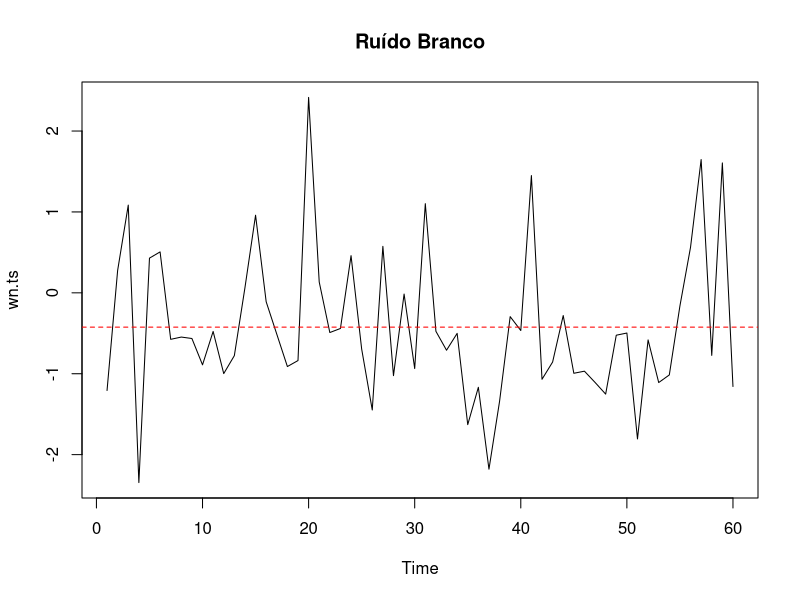
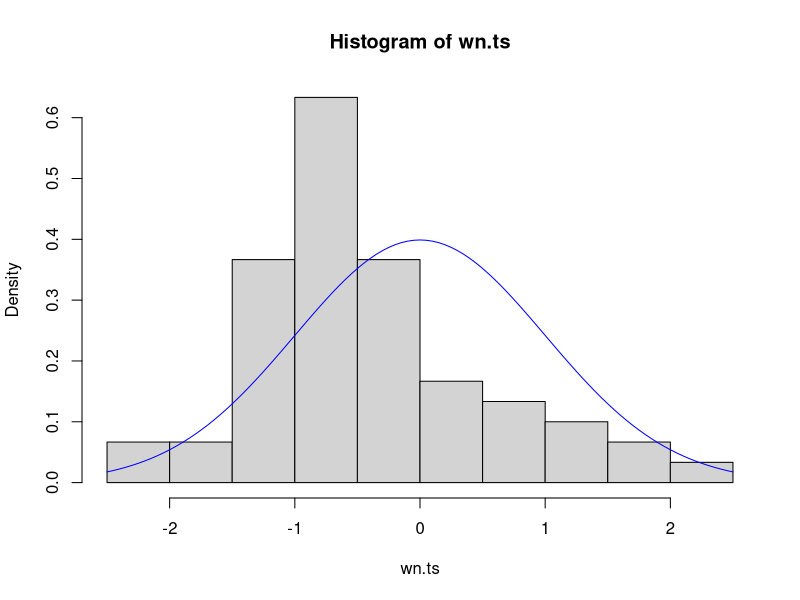
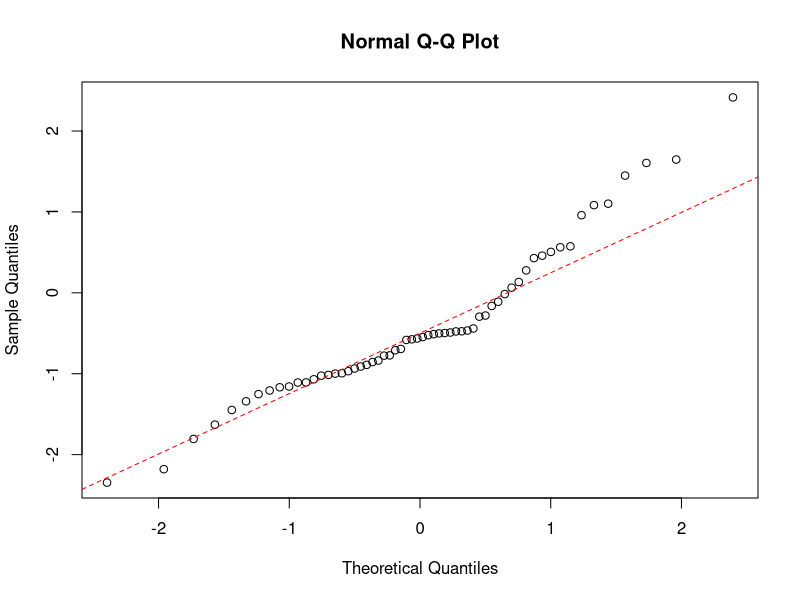
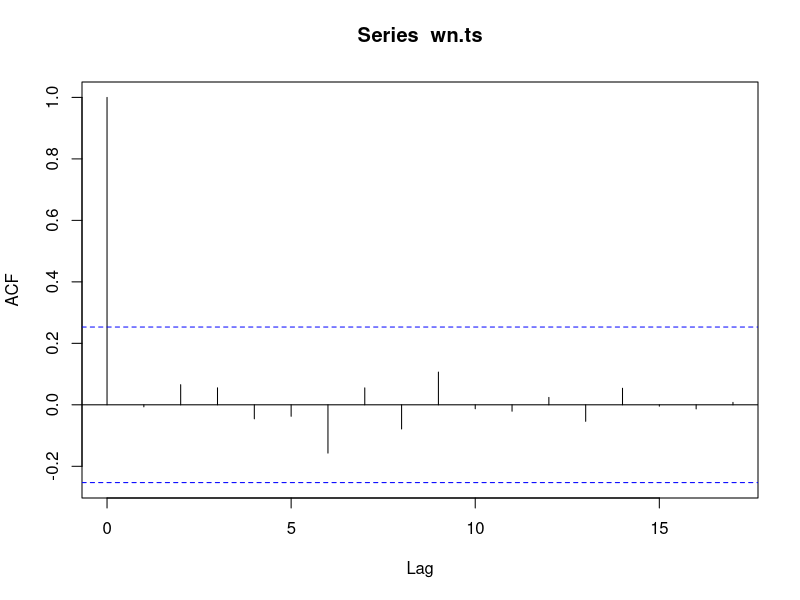
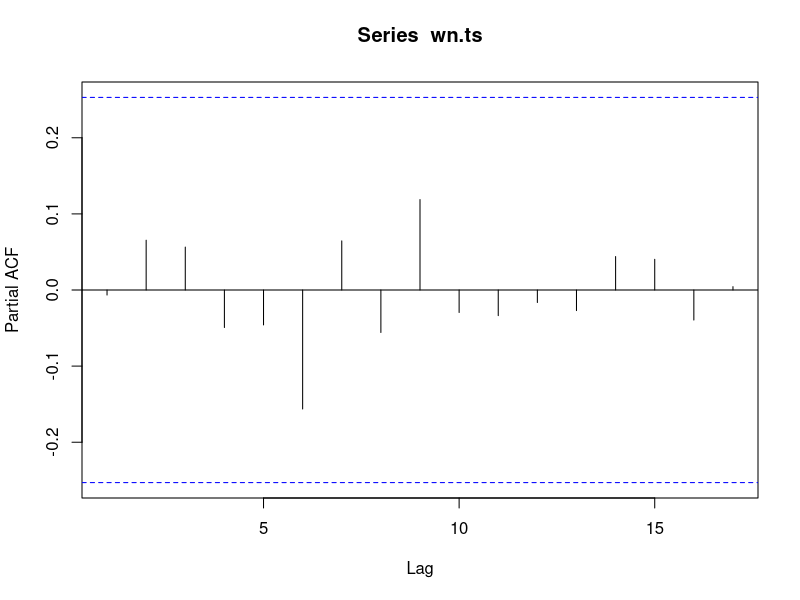
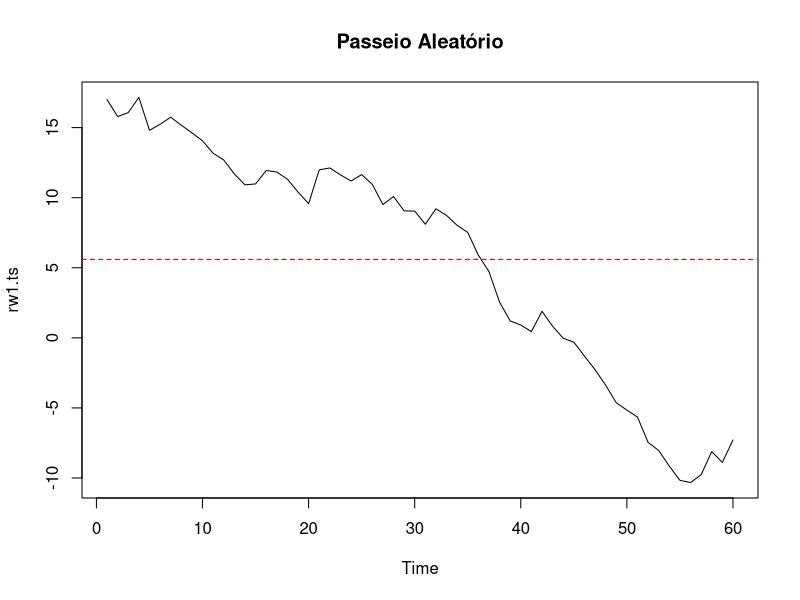
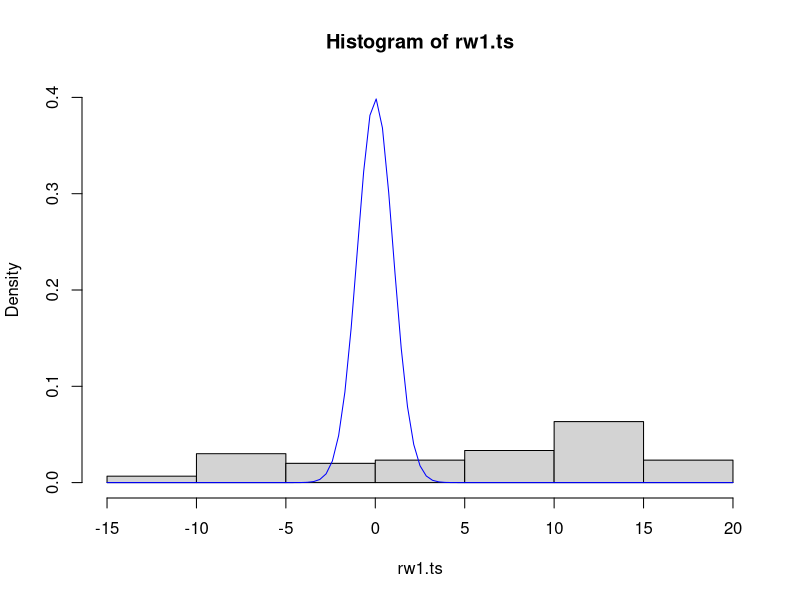
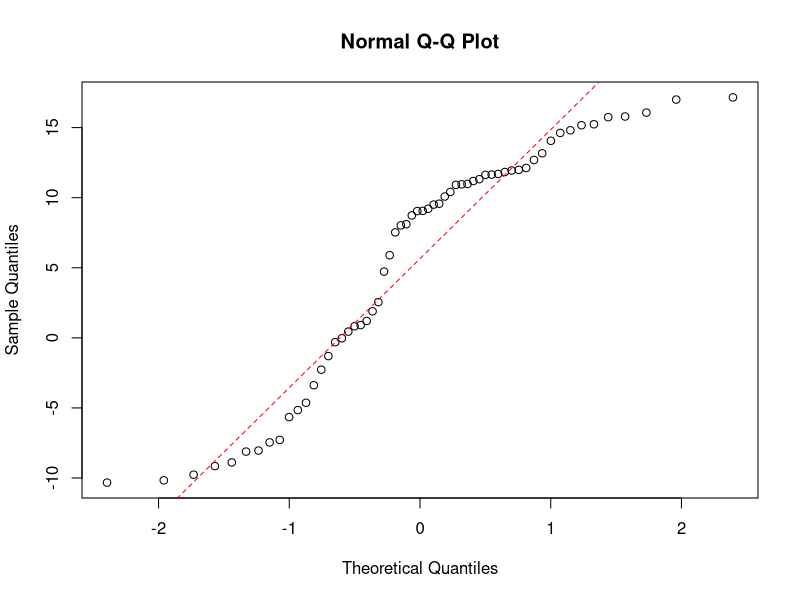

These charts were generated, in order, by the following R code:
## ---- chunk 1
knitr::opts_chunk$set(echo = TRUE)
## ---- chunk 2
max_time <- 60;
## ---- chunk 3
set.seed(seed=1234);

dados <- rnorm(n=max_time, mean=0, sd=1);

wn.ts <- ts(data=dados);

plot(x=wn.ts, main='Ruído Branco');
abline(h=mean(wn.ts), lty='dashed', col='red');

hist(x=wn.ts, freq=FALSE);
curve( expr=dnorm(x, mean=0, sd=1), col='blue', add=TRUE);

qqnorm(y=wn.ts);
qqline(y=wn.ts, lty='dashed', col='red');

acf(x=wn.ts, type='correlation');

acf(x=wn.ts, type='partial');
## ---- chunk 4
set.seed(seed=1234);

dados2 <- NULL;
dados2[1] <- 17;

for(ii in 2:max_time){
  dados2[ii] <- dados2[ii-1] + rnorm(n=1, mean=0, sd=1);
}

rw1.ts <- ts(data=dados2);

#####
plot(x=rw1.ts, main='Passeio Aleatório');
abline(h=mean(rw1.ts), lty='dashed', col='red');

hist(x=rw1.ts, freq=FALSE, ylim=c(0,0.4) );
curve( expr=dnorm(x, mean=0, sd=1), col='blue', add=TRUE);

qqnorm(y=rw1.ts);
qqline(y=rw1.ts, lty='dashed', col='red');

acf(x=rw1.ts, type='correlation');

acf(x=rw1.ts, type='partial');
## ---- chunk 5
rw2.ts <- diff(rw1.ts);

plot(x=rw2.ts, main='Passeio Aleatório - Diff');
abline(h=mean(rw2.ts), lty='dashed', col='red');

hist(x=rw2.ts, freq=FALSE);
curve( expr=dnorm(x, mean=0, sd=1), col='blue', add=TRUE);

qqnorm(y=rw2.ts);
qqline(y=rw2.ts, lty='dashed', col='red');

acf(x=rw2.ts, type='correlation');

acf(x=rw2.ts, type='partial');
## ---- chunk 6
ma.ts <- arima.sim(model=list( ma=c(0.2, 0.4) ), n=max_time);

plot(x=ma.ts, main='Média Móvel');
abline(h=mean(ma.ts), lty='dashed', col='red');

hist(x=ma.ts, freq=FALSE);
curve( expr=dnorm(x, mean=0, sd=1), col='blue', add=TRUE);

qqnorm(y=ma.ts);
qqline(y=ma.ts, lty='dashed', col='red');

acf(x=ma.ts, type='correlation');

acf(x=ma.ts, type='partial');
## ---- chunk 7
noise <- rnorm(n=(max_time+2), mean=0, sd=1);

ma_q2 <- NULL;

theta1 <- 0.7;
theta2 <- 0.2;
for(ii in 3:(max_time+2) ){
    ma_q2[ii] <- noise[ii] + theta2*noise[ii-1] + theta2*noise[ii-2];
}

ma_q2a <- ma_q2[ 3:(max_time+2) ];

ma_q2.ts <- ts(data=ma_q2a);

#####
plot(x=ma_q2.ts, main='Média Móvel(q=2)');
abline(h=mean(ma_q2.ts), lty='dashed', col='red');

hist(x=ma_q2.ts, freq=FALSE);
curve( expr=dnorm(x, mean=0, sd=1), col='blue', add=TRUE);

qqnorm(y=ma_q2.ts);
qqline(y=ma_q2.ts, lty='dashed', col='red');

acf(x=ma_q2.ts, type='correlation');

acf(x=ma_q2.ts, type='partial');
